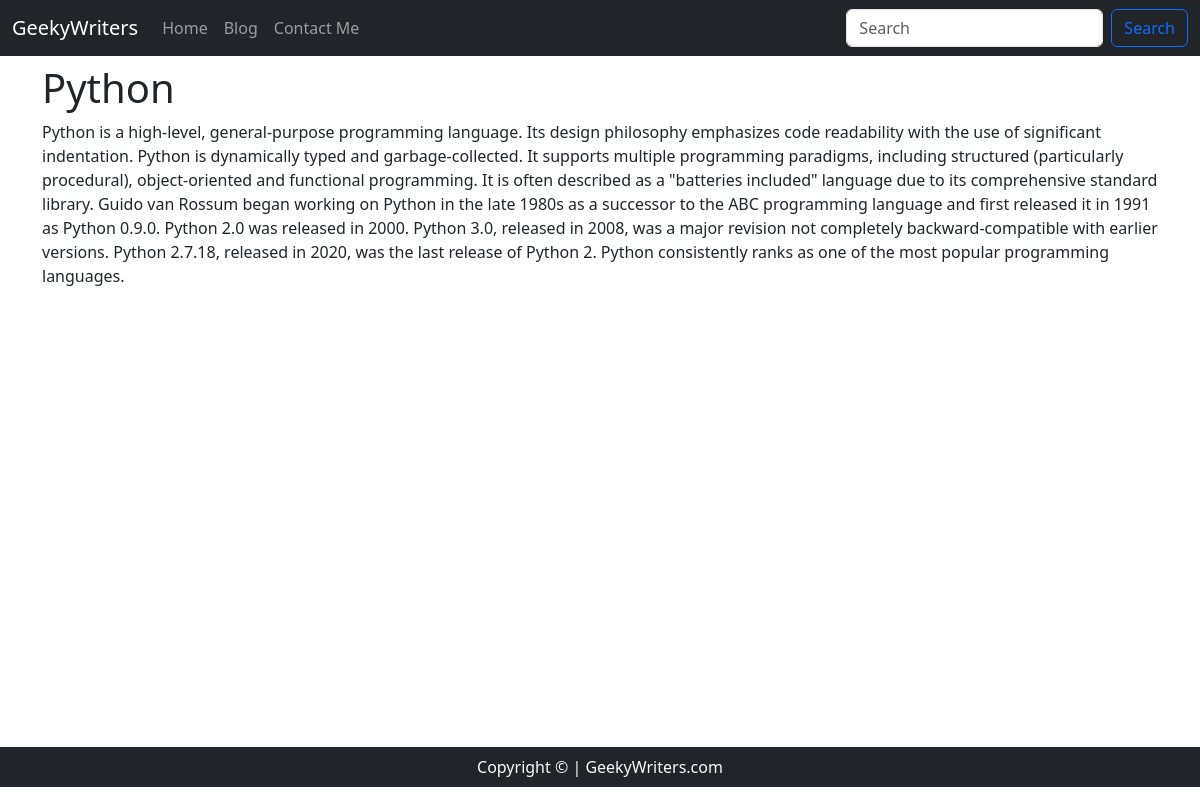
/blogpost/python-wiki, run on the app's committed database.
### blog/models.py (models this page shows, shortened)
class Blog(models.Model):
    sno = models.AutoField(primary_key=True)
    title = models.CharField(max_length=200)
    content = models.TextField()
    short_desc = models.CharField(max_length=290, default="")
    slug = models.CharField(max_length=100)
    time = models.DateTimeField(auto_now_add=True)

### blog/views.py (the view)
# urls.py: path('blogpost/<str:slug>', views.blogpost, name='blogpost'),
def blogpost(request, slug):
    blog = Blog.objects.filter(slug = slug).first()
    context = {'blog': blog}
    return render(request, 'blogpost.html', context)

### templates/blogpost.html (shortened to what this page needs)
{% extends 'base.html' %}
{% block body %}
<div class="container">
<h1 class="my-2">{{blog.title}}</h1>
<div class="row">
    {{blog.content|safe}}
</div>
</div>
{% endblock body %}

### templates/blogpost.html (style rules this page uses)
.container { min-height: 85.4vh; }

### data on the page
Blog: title "Python", content "Python is a high-level, general-purpose programming language. Its design philosophy emphasizes code readability with the use of significant indentation. Python is dynamically typed and garbage-collected. It supports multiple programming paradigms, including structured (particularly procedural), object-oriented and functional programming. It is often described as a \"batteries included\" language due to its comprehensive standard library. Guido van Rossum began working on Python in the late 1980s as a successor to the ABC programming language and first released it in 1991 as Python 0.9.0. Python 2.0 was released in 2000. Python 3.0, released in 2008, was a major revision not completely…"
